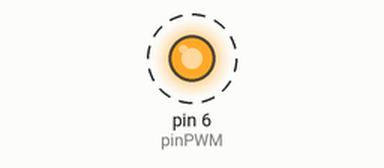
Recording of a sketch running on a simulated Arduino Uno, built with avr-gcc and run on an emulated ATmega328P. On the bench: output pins drawn as LEDs (lit = HIGH). Dashed ring = blinking.

Above: at 0.05 s.
Timing chart, 0 to 1.8 s (numbered marks = the images above):
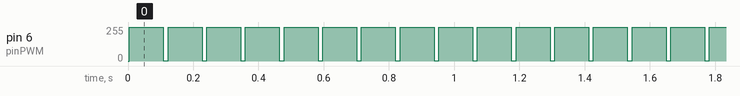

Measured:
- by itself, pin 6 (pinPWM): alternates 254/255 for 0.10 s and 1/255 for 0.01 s

The sketch:

P5.ino
```cpp
// P5
int pinPWM = 6;

void setup() {
	Serial.begin(9600);
}

void loop() {
	for(int i = 0; i < 255; i++) {
		analogWrite(pinPWM, i);
		delayMicroseconds(10);
	}
	delay(100);
	for (int i = 255; i > 0; i--) {
		analogWrite(pinPWM, i);
		delayMicroseconds(10);
	}
	delay(10);
}
```
